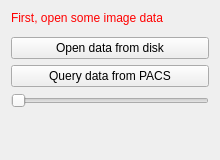
<?xml version="1.0" encoding="UTF-8"?>
<ui version="4.0">
 <class>OrganPrintImportPanelControls</class>
 <widget class="QWidget" name="OrganPrintImportPanelControls">
  <property name="geometry">
   <rect>
    <x>0</x>
    <y>0</y>
    <width>220</width>
    <height>160</height>
   </rect>
  </property>
  <property name="windowTitle">
   <string>Side Panel</string>
  </property>
  <layout class="QVBoxLayout" name="verticalLayout">
   <item>
    <widget class="QLabel" name="selectImageLabel">
     <property name="styleSheet">
      <string notr="true">QLabel { color: rgb(255, 0, 0) }</string>
     </property>
     <property name="text">
      <string>First, open some image data</string>
     </property>
    </widget>
   </item>
   <item>
    <widget class="QWidget" name="widget" native="true">
     <layout class="QHBoxLayout" name="horizontalLayout">
      <property name="leftMargin">
       <number>0</number>
      </property>
      <property name="topMargin">
       <number>0</number>
      </property>
      <property name="rightMargin">
       <number>0</number>
      </property>
      <property name="bottomMargin">
       <number>0</number>
      </property>
     </layout>
    </widget>
   </item>
   <item>
    <widget class="QPushButton" name="openImageButton">
     <property name="toolTip">
      <string>Process selected image</string>
     </property>
     <property name="text">
      <string>Open data from disk</string>
     </property>
    </widget>
   </item>
   <item>
    <widget class="QPushButton" name="queryPacsButton">
     <property name="text">
      <string>Query data from PACS</string>
     </property>
    </widget>
   </item>
   <item>
   <widget class="QSlider" name="QSliderExample">
   	<property name="enabled">
		<bool>true</bool>
	</property>
	<property name="visible">
		<bool>false</bool>
	</property>
	<property name="orientation">
		<enum>Qt::Horizontal</enum>
	</property>
   </widget>
   </item>
   <item>
    <spacer name="spacer">
     <property name="orientation">
      <enum>Qt::Vertical</enum>
     </property>
     <property name="sizeType">
      <enum>QSizePolicy::Expanding</enum>
     </property>
     <property name="sizeHint" stdset="0">
      <size>
       <width>20</width>
       <height>220</height>
      </size>
     </property>
    </spacer>
   </item>
  </layout>
 </widget>
 <layoutdefault spacing="6" margin="11"/>
 <resources/>
 <connections/>
</ui>
